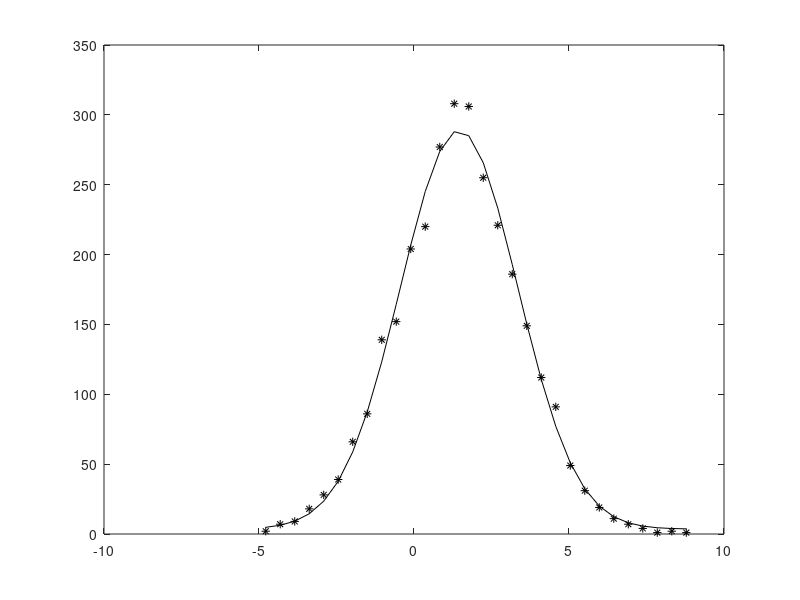

MATLAB code to generate this figure:
% fit_gaussian.m, V. Ziemann, 240827
clear; close all
mu=1.5; sigma=2;
data=sigma*randn(1,3000)+mu;
[y,x]=hist(data,30);

gauss=@(p,x)p(1).*exp(-((x-p(2)).^2)./(2*p(3).^2))+p(4);
chisq_gaussian=@(p)sum((y-gauss(p,x)).^2);

[pfit,fval]=fminsearch(chisq_gaussian,[max(y),0.1,1,0])
plot(x,y,'k*',x,gauss(pfit,x),'k');



